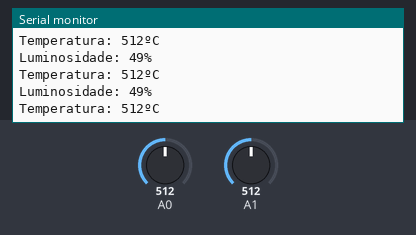
The sketch below on a simulated Arduino Uno, built with avr-gcc and run on an emulated ATmega328P. Parts: the last lines printed to the serial monitor. The test bench sets the inputs (shaded band); at power-on: A0 = 512, A1 = 512.

Above: at 1.3 s.
1.4 s: A0 set to 716
At 1.82 s:
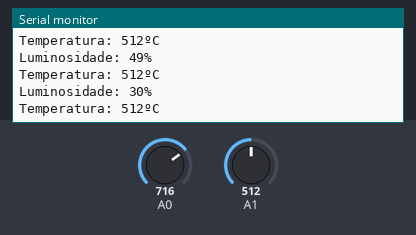
2.9 s: A1 set to 716
At 3.32 s:
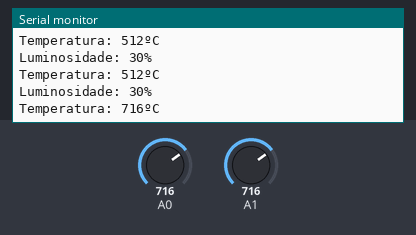
4.4 s: A0 set to 900
At 4.82 s:
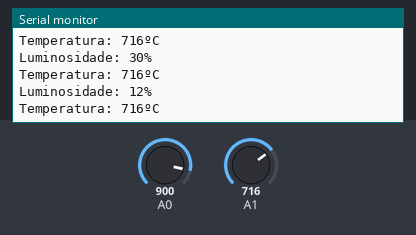
5.9 s: A1 set to 900
At 6.33 s:
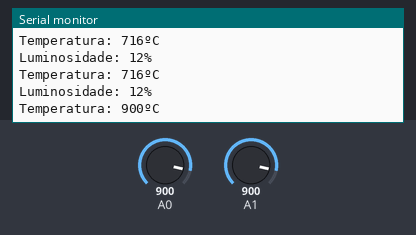
Timing chart, 0 to 8.4 s (numbered marks = the images above; inputs shaded):
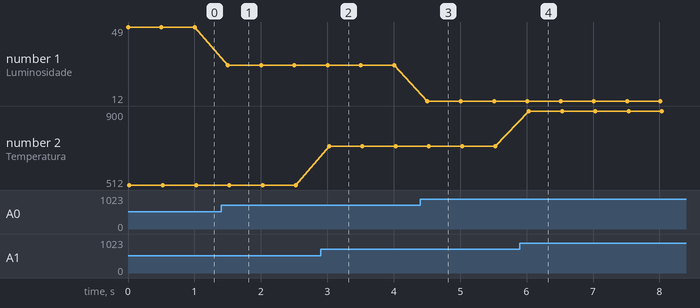

Measured:
- after the input at 1.4 s, the serial monitor: prints a new line after 0.10 s (image 1)
- after the input at 2.9 s, the serial monitor: prints a new line after 0.13 s (image 2)
- after the input at 4.4 s, the serial monitor: prints a new line after 0.11 s (image 3)
- after the input at 5.9 s, the serial monitor: prints a new line after 0.13 s (image 4)
- plotted number 1: 49 → 30 after the input at 1.4 s, 30 → 12 after the input at 4.4 s
- plotted number 2: 512 → 716 after the input at 2.9 s, 716 → 900 after the input at 5.9 s

The sketch:

Ther_LDR.ino
```cpp
void setup() {
  Serial.begin(9600);
}

void loop() {

  //LDR
  Serial.print("Luminosidade: ");
  int value = analogRead(A0);
  value= map(value, 1023, 0, 0, 100);
  Serial.print(value);
  Serial.print("%");
  Serial.println();
  Serial.println();
  //pode demorar 10 milissegundos a estabilizar

  //Thermistor
  Serial.print("Temperatura: ");
  int VRT = analogRead(A1);
  Serial.print(VRT);
  Serial.print("ºC");
  Serial.println();
  Serial.println();
  Serial.println();
  delay(500);

}
```
